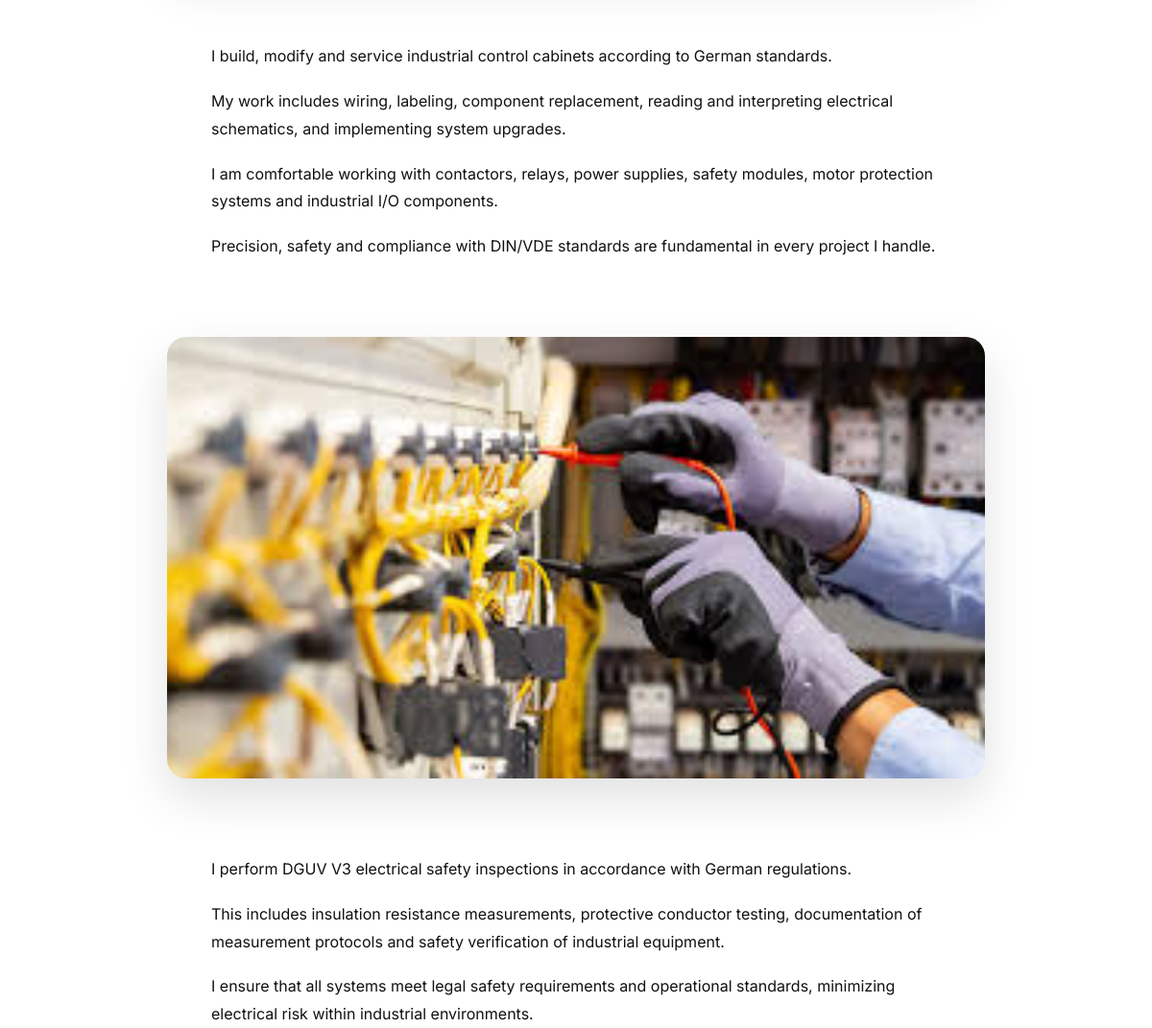
Page /industrial/ (middle part) on the earlier database version.
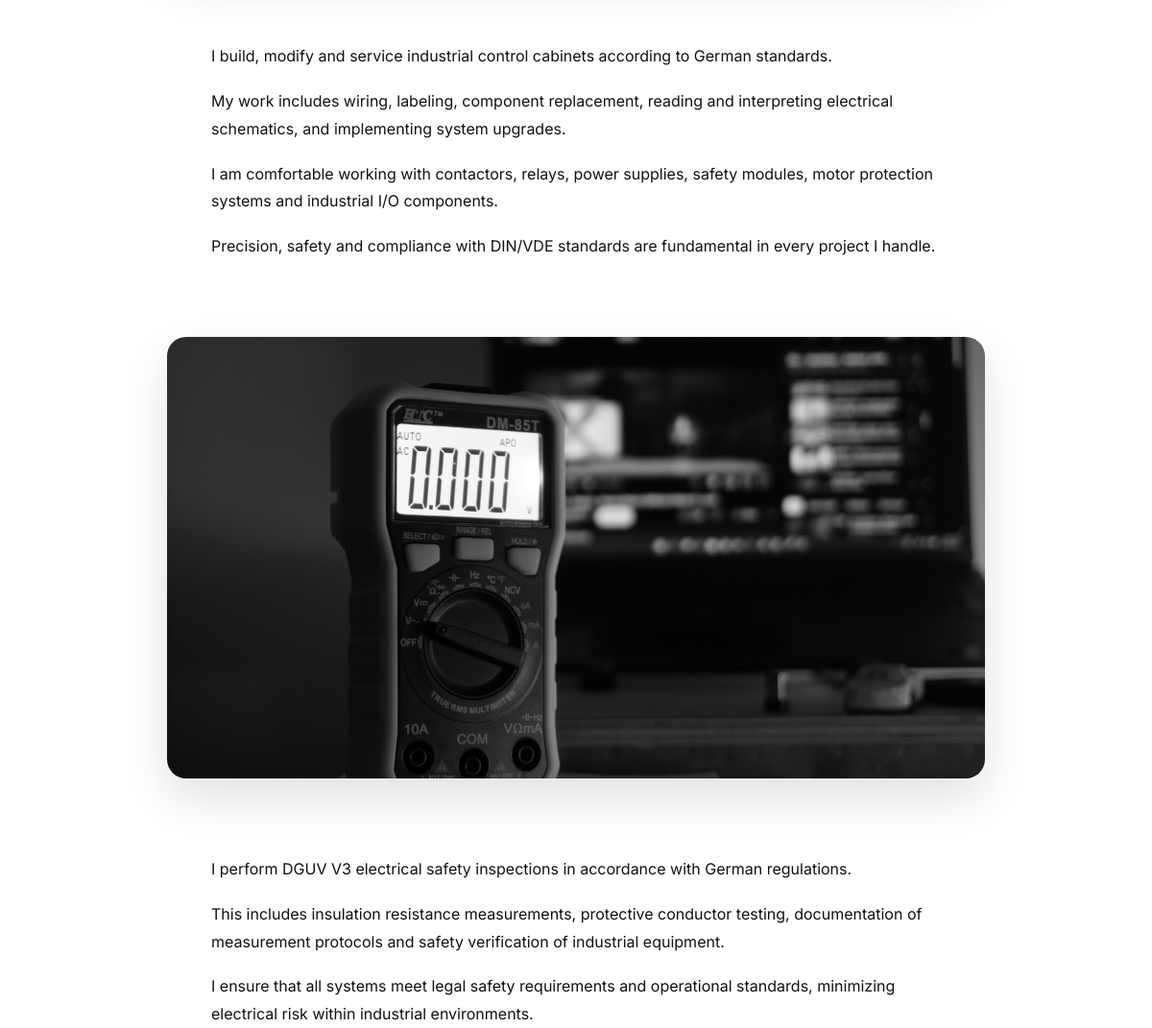
Same page on the later database version.
### portfolio/models.py (models this page shows, shortened)
class IndustrialBlock(models.Model):
    page = models.ForeignKey(
        IndustrialPage,
        related_name="blocks",
        on_delete=models.CASCADE
    )
    order = models.PositiveIntegerField()
    text = models.TextField(blank=True)
    image = models.ImageField(
        upload_to="industrial/blocks/",
        blank=True,
        null=True
    )
    alt_text = models.CharField(max_length=200, blank=True)
    class Meta:
        ordering = ["order"]

### portfolio/views.py (the view)
# urls.py: path("industrial/", views.industrial, name="industrial"),
def industrial(request):
    page = IndustrialPage.objects.first()
    return render(request, "industrial.html", {
        "page": page
    })

### templates/industrial.html (shortened to what this page needs)
{% extends "base.html" %}
{% load static %}
{% block content %}
{% if page %}
<section class="industrial-section">
  <div class="industrial-container">
    {% for block in page.blocks.all %}
      {% if block.image %}
        <div class="industrial-image">
          <img src="{{ block.image.url }}" alt="{{ block.alt_text|default:'' }}">
        </div>
      {% endif %}
      {% if block.text %}
        <div class="industrial-text">
          {{ block.text|linebreaks }}
        </div>
      {% endif %}
    {% endfor %}
  </div>
</section>
{% endif %}
{% endblock %}

Differences in the rows shown:
changed IndustrialBlock (number 2 of 2 on the later page): image: a different picture
